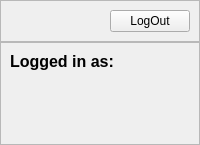
         <widget class="QWidget" name="LoggedInPage">
          <layout class="QVBoxLayout" name="verticalLayout_6">
           <property name="spacing">
            <number>0</number>
           </property>
           <property name="leftMargin">
            <number>0</number>
           </property>
           <property name="topMargin">
            <number>0</number>
           </property>
           <property name="rightMargin">
            <number>0</number>
           </property>
           <property name="bottomMargin">
            <number>0</number>
           </property>
           <item alignment="Qt::AlignTop">
            <widget class="QFrame" name="LoggedIn">
             <property name="frameShape">
              <enum>QFrame::StyledPanel</enum>
             </property>
             <property name="frameShadow">
              <enum>QFrame::Raised</enum>
             </property>
             <layout class="QHBoxLayout" name="horizontalLayout_4">
              <item>
               <spacer name="horizontalSpacer">
                <property name="orientation">
                 <enum>Qt::Horizontal</enum>
                </property>
                <property name="sizeHint" stdset="0">
                 <size>
                  <width>40</width>
                  <height>20</height>
                 </size>
                </property>
               </spacer>
              </item>
              <item>
               <widget class="QPushButton" name="LogoutButton">
                <property name="toolTip">
                 <string>LogOut</string>
                </property>
                <property name="text">
                 <string>LogOut</string>
                </property>
                <property name="icon">
                 <iconset resource="../qss/icons/Icons.qrc">
                  <normaloff>:/icons/png2svg/logout-white.svg</normaloff>
                  <activeoff>:/icons/png2svg/logout-white.svg</activeoff>
                  <activeon>:/icons/png2svg/logout-green.svg</activeon>:/icons/png2svg/logout-white.svg</iconset>
                </property>
                <property name="iconSize">
                 <size>
                  <width>24</width>
                  <height>24</height>
                 </size>
                </property>
               </widget>
              </item>
             </layout>
            </widget>
           </item>
           <item>
            <widget class="QFrame" name="LoggedInframe">
             <property name="sizePolicy">
              <sizepolicy hsizetype="Preferred" vsizetype="Expanding">
               <horstretch>0</horstretch>
               <verstretch>0</verstretch>
              </sizepolicy>
             </property>
             <property name="frameShape">
              <enum>QFrame::StyledPanel</enum>
             </property>
             <property name="frameShadow">
              <enum>QFrame::Raised</enum>
             </property>
             <layout class="QVBoxLayout" name="verticalLayout_7">
              <item>
               <widget class="QLabel" name="LoggedInLabel">
                <property name="text">
                 <string>&lt;html&gt;&lt;head/&gt;&lt;body&gt;&lt;p&gt;&lt;span style=&quot; font-size:12pt; font-weight:700;&quot;&gt;Logged in as:&lt;/span&gt;&lt;/p&gt;&lt;/body&gt;&lt;/html&gt;</string>
                </property>
               </widget>
              </item>
              <item>
               <widget class="QLabel" name="usernameLoggedinlabel">
                <property name="font">
                 <font>
                  <pointsize>12</pointsize>
                  <bold>true</bold>
                 </font>
                </property>
                <property name="text">
                 <string/>
                </property>
               </widget>
              </item>
              <item>
               <widget class="QLabel" name="label_5">
                <property name="text">
                 <string/>
                </property>
               </widget>
              </item>
              <item>
               <widget class="QLabel" name="label_6">
                <property name="text">
                 <string/>
                </property>
               </widget>
              </item>
             </layout>
            </widget>
           </item>
          </layout>
         </widget>
